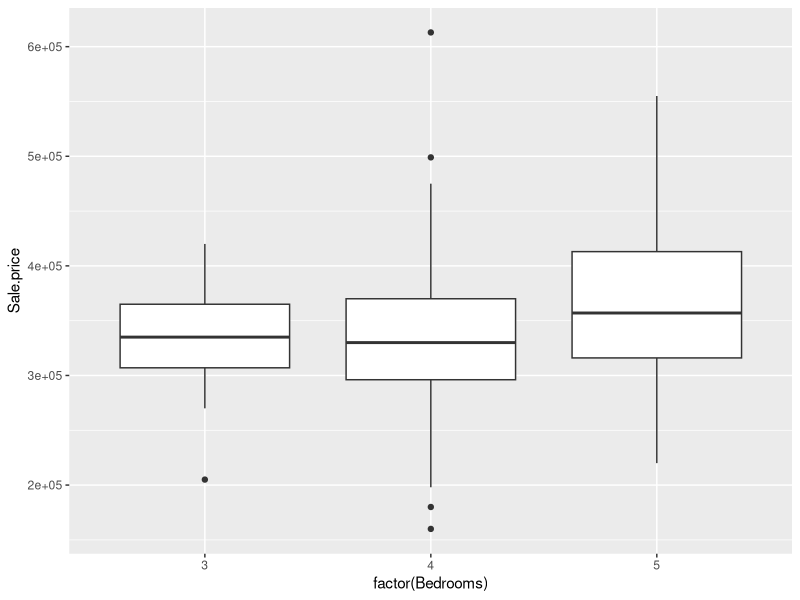
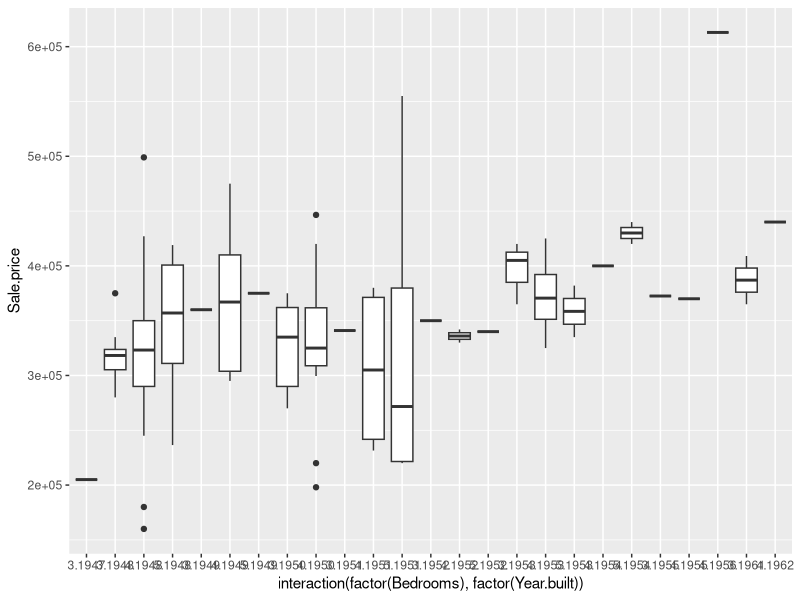
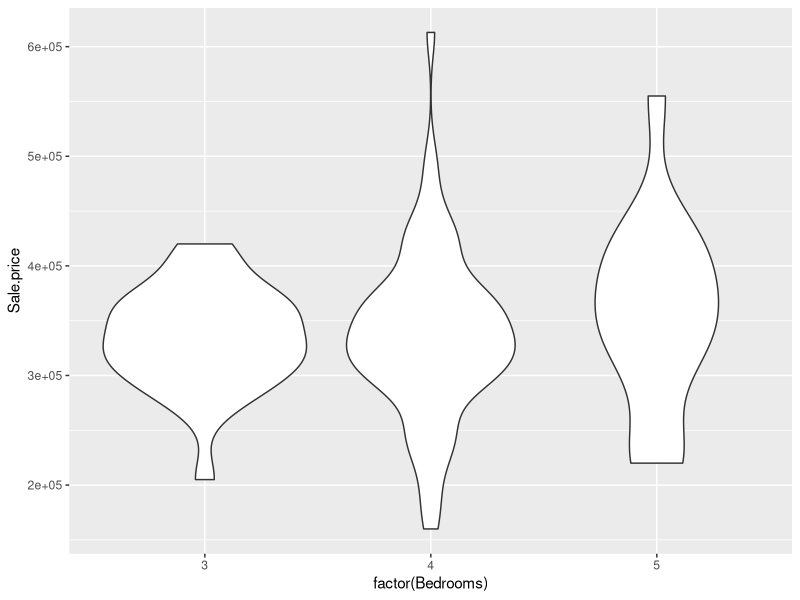
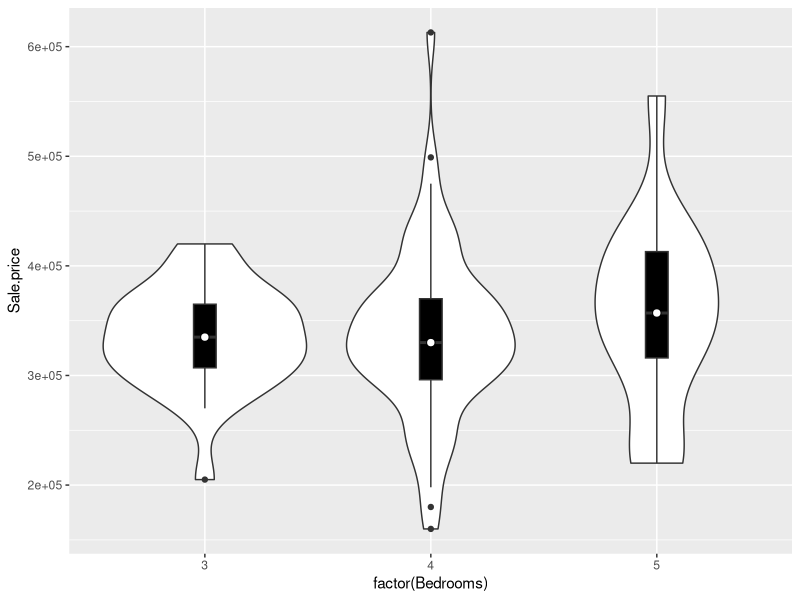

Reproduce these figures in R, in order.
## ---- chunk 1
library(tidyverse)
housing_price <- read.csv("homeprices.csv")
head(housing_price)
## ---- chunk 2
ggplot(data=housing_price)+
  aes(x=factor(Bedrooms),y=Sale.price)+
  geom_boxplot()
## ---- chunk 3
ggplot(data=housing_price)+
  aes(x=interaction(factor(Bedrooms),factor(Year.built)),y=Sale.price)+
  geom_boxplot()
## ---- chunk 4
ggplot(data=housing_price)+
  aes(x=factor(Bedrooms),y=Sale.price)+
  geom_violin()
## ---- chunk 5
ggplot(data=housing_price)+
  aes(x=factor(Bedrooms),y=Sale.price)+
  geom_violin()+
  geom_boxplot(width=0.1,fill="black")+
  stat_summary(fun.y=median,geom="point",fill="white",shape=21,size=2.5)
